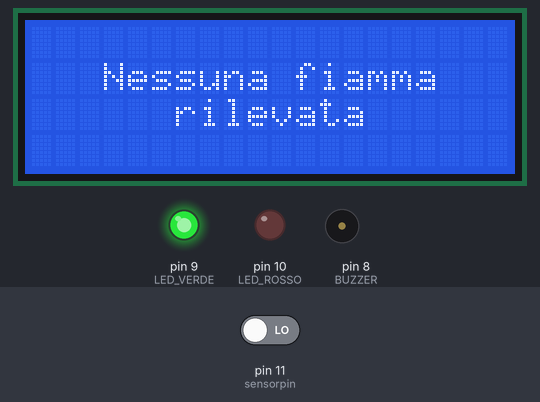
Bench run of a sketch on a simulated Arduino Uno, built with avr-gcc and run on an emulated ATmega328P. On the bench: 20×4 character LCD, output pins drawn as LEDs (lit = HIGH), buzzer (waves = sounding). Dashed ring = blinking. The inputs (shaded band) are chosen by the test bench; at power-on: pin 11 (sensorpin) LOW.

Above: at 5.3 s.
5.4 s: pin 11 (sensorpin) driven HIGH
At 5.91 s:
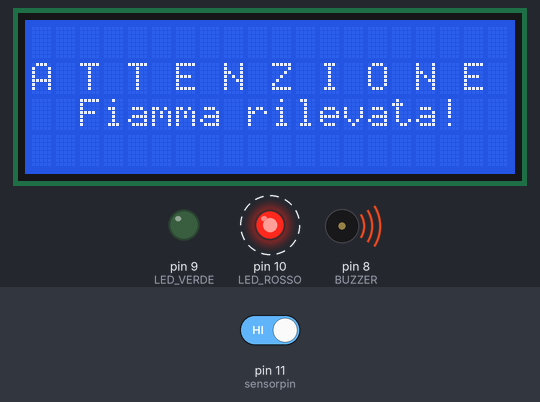
7.3 s: pin 11 (sensorpin) driven LOW
At 7.45 s:
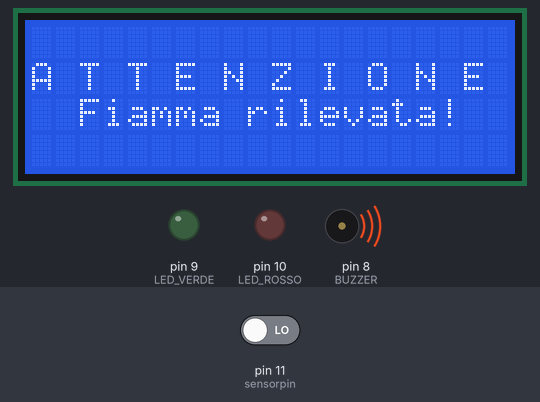
Timing chart, 0 to 10.3 s (numbered marks = the images above; inputs shaded):
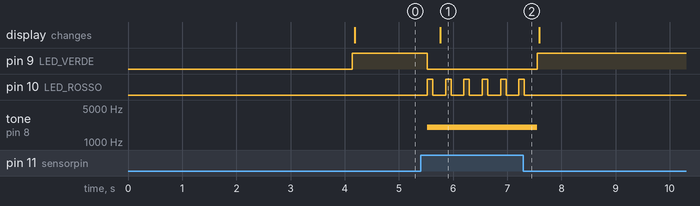

The sketch:

Sensore_di_fiamma.ino
```cpp
#include <LiquidCrystal_I2C.h>

#define LED_ROSSO 10
#define LED_VERDE 9
#define BUZZER 8

LiquidCrystal_I2C lcd(0x3F, 20, 4);

const int sensorpin = 11;
int statosensore = 0;

void setup() {
  lcd.init();
  lcd.backlight();
  pinMode (sensorpin, INPUT);
  pinMode (LED_ROSSO, OUTPUT);
  pinMode (LED_VERDE, OUTPUT);
  pinMode (BUZZER, OUTPUT);
  lcd.setCursor(0, 0);
  lcd.print(" Sensore di fiamma  ");
  lcd.setCursor(0, 1);
  lcd.print("  Pagina Facebook:  ");
  lcd.setCursor(0, 2);
  lcd.print("Progetti & Tutorial");
  lcd.setCursor(0, 3);
  lcd.print("      Ardunio       ");
  delay(4000);
  lcd.clear();
}

void loop() {
  statosensore = digitalRead(sensorpin);

  if (statosensore == HIGH) {
    allarme_sonoro();
    allarme_visivo();
    lcd.setCursor(0, 1);
    lcd.print("A T T E N Z I O N E ");
    lcd.setCursor(0, 2);
    lcd.print("  Fiamma rilevata!  ");
    delay(100);
  }

  else {
    digitalWrite(LED_ROSSO, LOW);
    digitalWrite(LED_VERDE, HIGH);
    noTone(BUZZER);
    lcd.setCursor(0, 1);
    lcd.print("   Nessuna fiamma   ");
    lcd.setCursor(0, 2);
    lcd.print("      rilevata      ");
    delay(100);
  }
}

void allarme_sonoro() {
  tone(BUZZER, 2000);
}

void allarme_visivo() {
  digitalWrite(LED_VERDE, LOW);
  digitalWrite(LED_ROSSO, HIGH);
  delay(100);
  digitalWrite(LED_ROSSO, LOW);
  delay(100);
}
```

Measured:
- after the input at 5.4 s, pin 9 (LED_VERDE): HIGH → LOW after 0.13 s; pin 10 (LED_ROSSO): alternates HIGH for 0.10 s and LOW for 0.24 s, starting after 0.13 s; tone on pin 8 (BUZZER): silent → 2000 Hz after 0.13 s; the display: changes after 0.36 s (image 1)
- after the input at 7.3 s, pin 9 (LED_VERDE): LOW → HIGH after 0.26 s; pin 10 (LED_ROSSO): goes on until 7.3 s, then stays LOW; tone on pin 8 (BUZZER): 2000 Hz → silent after 0.26 s
